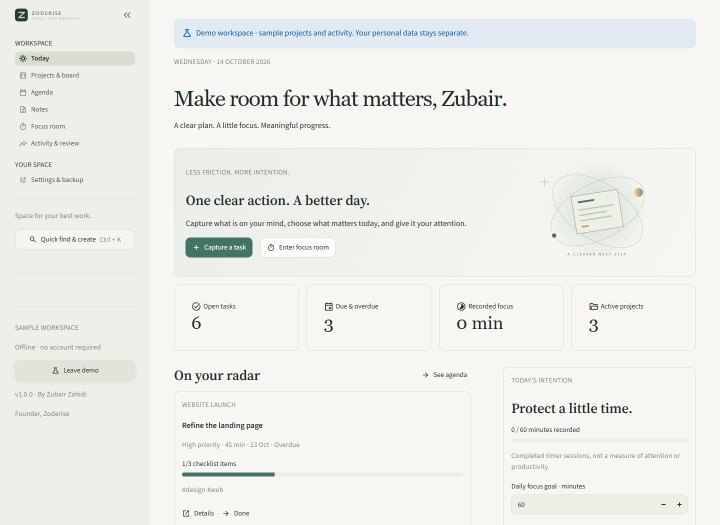
#> input picture docs/media/today.png, 1440 x 1050 px (shown at 1/2 size)
$ python make_demo.py
#> lines starting #> are read from the running program, lines starting #| are printed output that depends on the picture
"""Animated tour made entirely from real application screenshots."""
from pathlib import Path
from PIL import Image, ImageDraw, ImageFont

root = Path(__file__).resolve().parent.parent
media = root / "docs" / "media"
fontpath = Path("C:/Windows/Fonts/segoeui.ttf")
font = ImageFont.truetype(str(fontpath), 22) if fontpath.exists() else ImageFont.load_default(size=22)
small = ImageFont.truetype(str(fontpath), 13) if fontpath.exists() else ImageFont.load_default(size=13)
entries = [("today.png", "A clear plan for today"), ("board.png", "Projects, checklists & recurring tasks"),
           ("planning.png", "Make the week workable"), ("templates.png", "Reusable workflows for your next project"),
           ("notes.png", "A place for searchable ideas"), ("focus.png", "One thing. Your full attention."),
           ("review.png", "Activity based on recorded work"), ("restore-preview.png", "Review changes before restoring a backup")]
frames = []
for name, title in entries:
    screenshot = Image.open(media / name).convert("RGB")
#> screenshot is the input picture: PIL image 1440x1050 RGB; mean R, G, B 238.1, 239, 234.8
    screenshot.thumbnail((1060, 850))
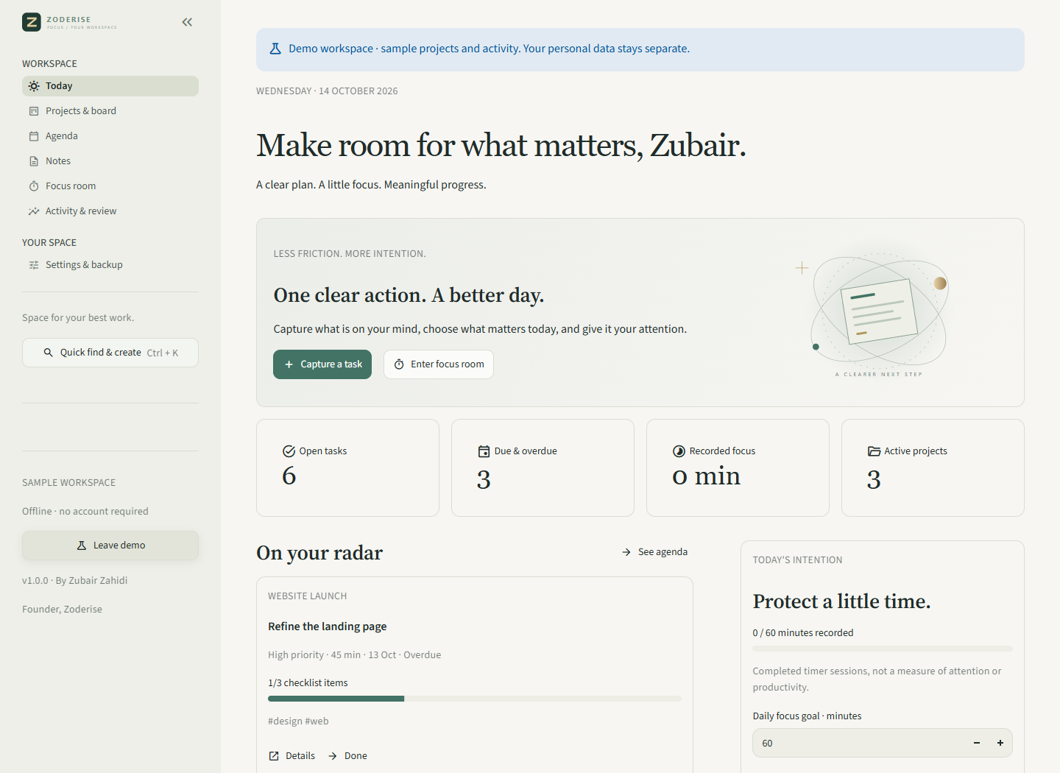
#> screenshot: PIL image 1060x773 RGB; mean R, G, B 238.1, 239, 234.8
    canvas = Image.new("RGB", (1100, 940), "#172c25")
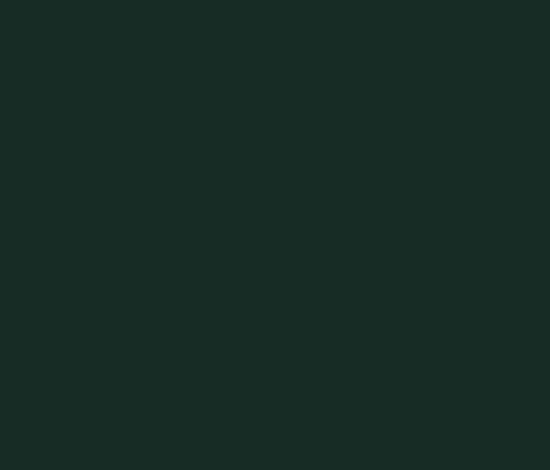
#> canvas: PIL image 1100x940 RGB (shown at 1/2 size); mean R, G, B 23, 44, 37
    draw = ImageDraw.Draw(canvas)
    draw.text((24, 15), "ZODERISE FOCUS", font=font, fill="#e3cd9c")
    draw.text((24, 49), title, font=small, fill="#c5d2c6")
    canvas.paste(screenshot, ((1100-screenshot.width)//2, 80))
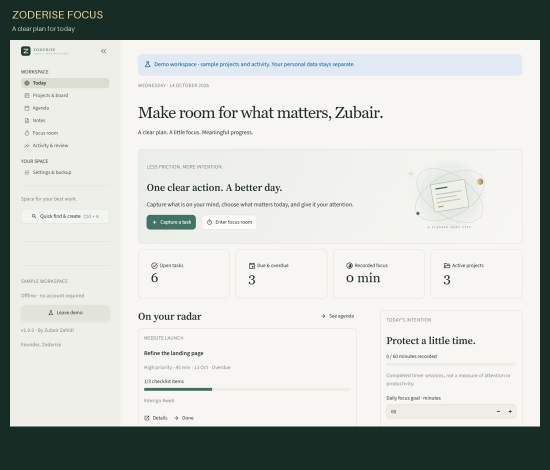
#> canvas: PIL image 1100x940 RGB (shown at 1/2 size); mean R, G, B 193.7, 198.7, 193.9
    draw.text((24, 911), "Real app walkthrough · Sample workspace · Local-first productivity", font=small, fill="#c5d2c6")
    frames.append(canvas.quantize(colors=192))
#> pass 2 of the loop `for name, title in entries:`:
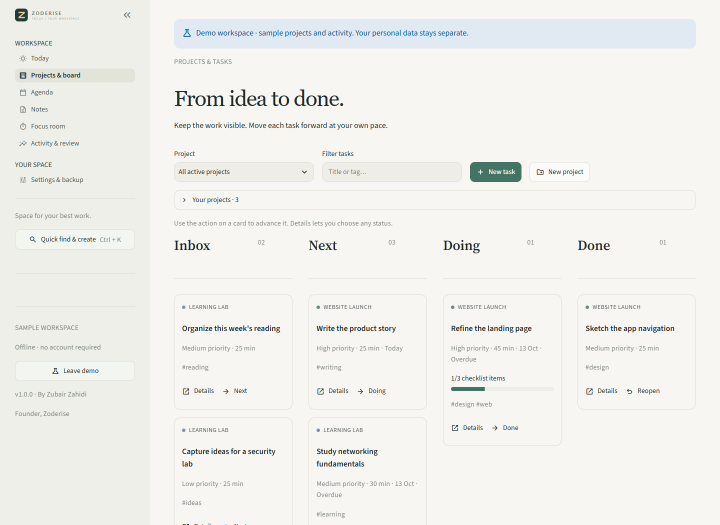
#> input picture docs/media/board.png, 1440 x 1050 px (shown at 1/2 size)
#> screenshot is the input picture: PIL image 1440x1050 RGB; mean R, G, B 240.1, 240.5, 236.4
#> `screenshot.thumbnail((1060, 850))`:
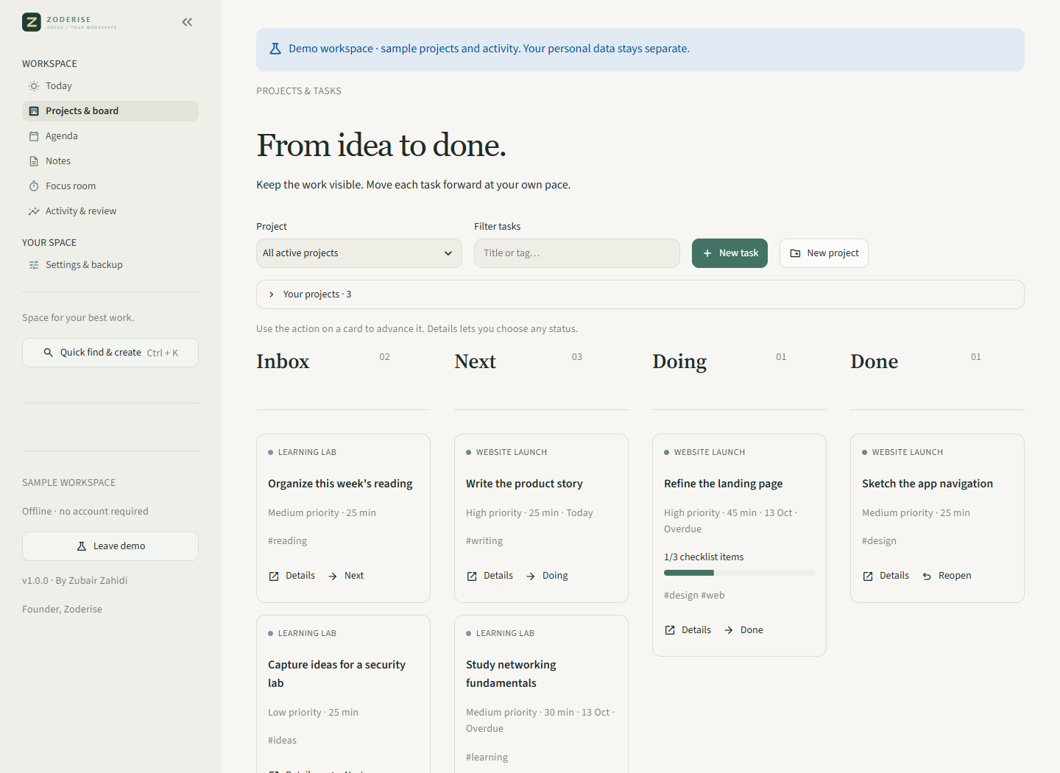
#> screenshot: PIL image 1060x773 RGB; mean R, G, B 240.1, 240.5, 236.4
#> `canvas.paste(screenshot, ((1100-screenshot.width)//2, 80))`:
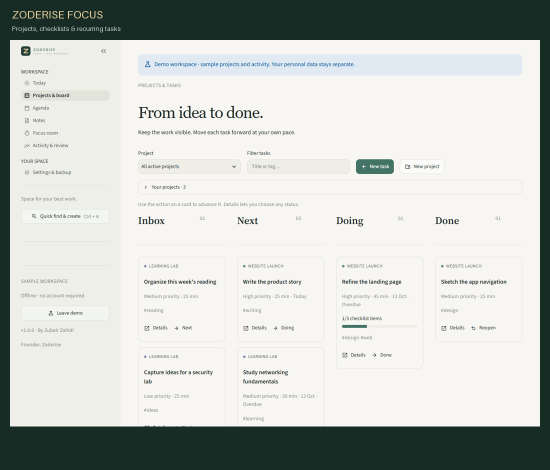
#> canvas: PIL image 1100x940 RGB (shown at 1/2 size); mean R, G, B 195.3, 199.9, 195.2
#> pass 3 of the loop `for name, title in entries:`:
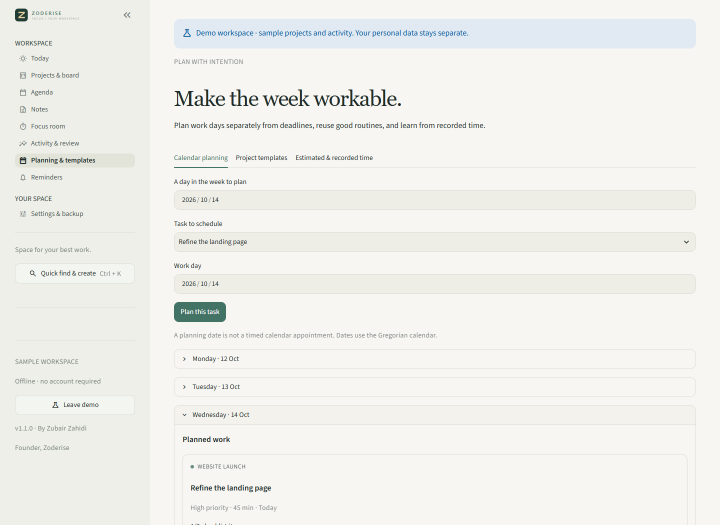
#> input picture docs/media/planning.png, 1440 x 1050 px (shown at 1/2 size)
#> screenshot is the input picture: PIL image 1440x1050 RGB; mean R, G, B 240, 240.4, 236
#> `screenshot.thumbnail((1060, 850))`:
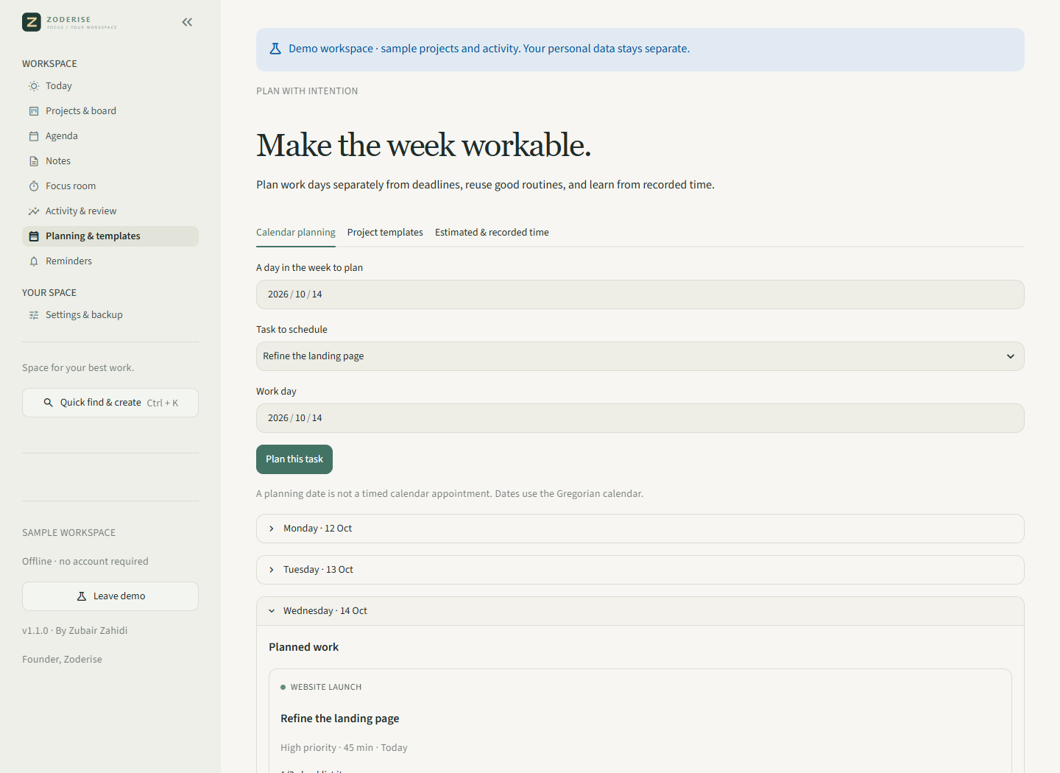
#> screenshot: PIL image 1060x773 RGB; mean R, G, B 240, 240.4, 236
#> `canvas.paste(screenshot, ((1100-screenshot.width)//2, 80))`:
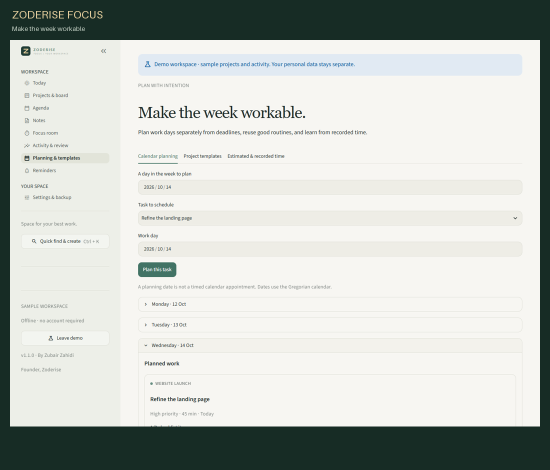
#> canvas: PIL image 1100x940 RGB (shown at 1/2 size); mean R, G, B 195.2, 199.8, 194.9
#> (the run stopped early here; a loop or call above may not have finished)
